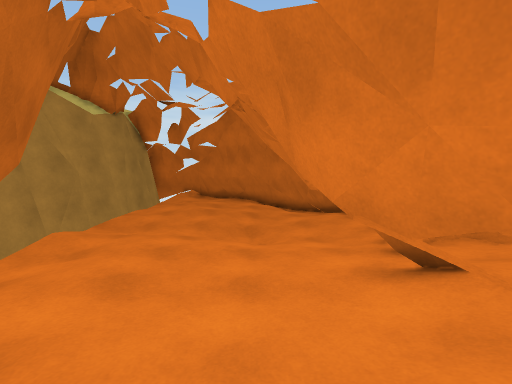
View 1 (above)

18 first-person views from a walk through a Unity game level. The camera is 1.3 m above the floor, tilts 4° down and sees 90° across. The floor is counted in squares, 1 m on a side. Each view is taken from the middle of a square. On the plan, view 1 faces up. The plan holds only what a view shows up to about 13 squares ahead; the rest is blank. The place goes on beyond the plan. The player is left out.

View 2
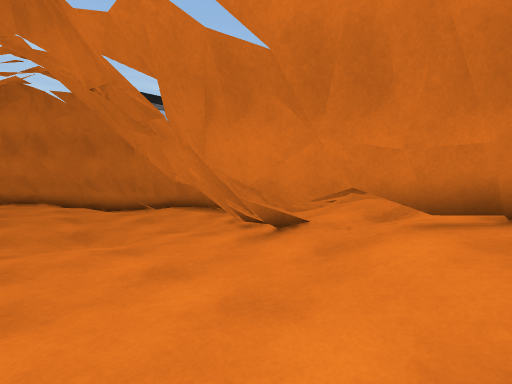

View 3
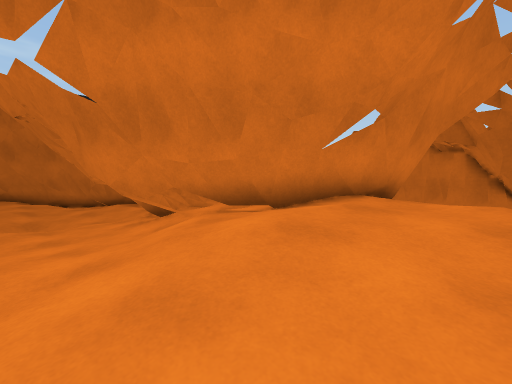

View 4
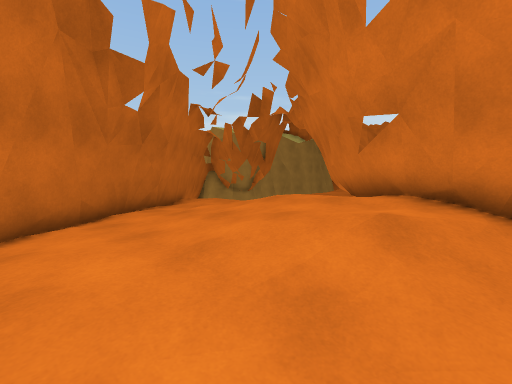

View 5
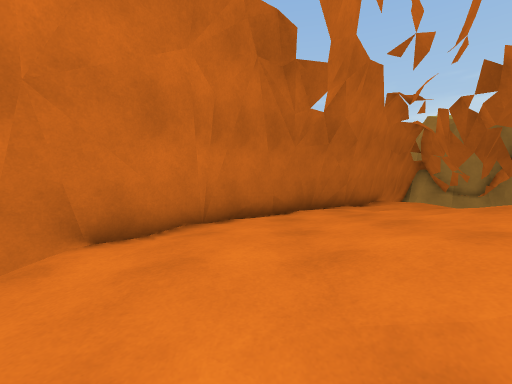

View 6
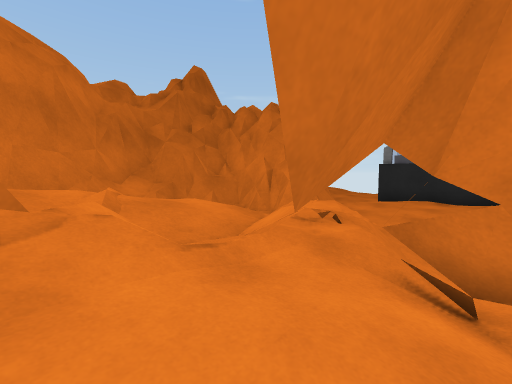

View 7
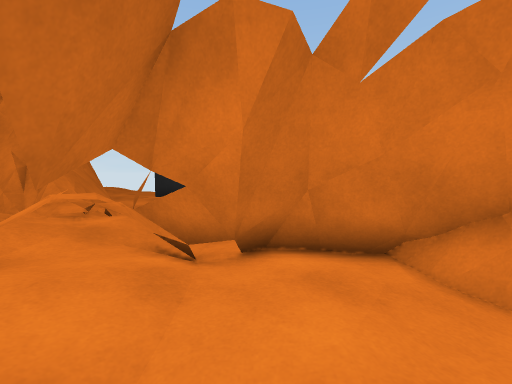

View 8
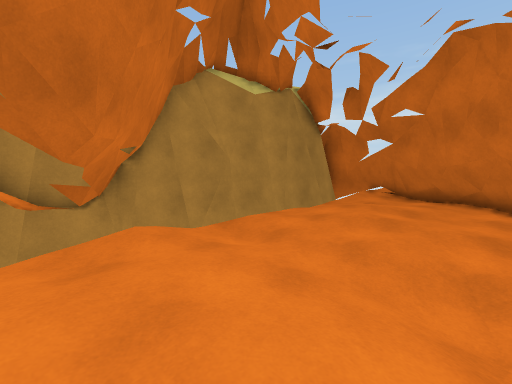

View 9
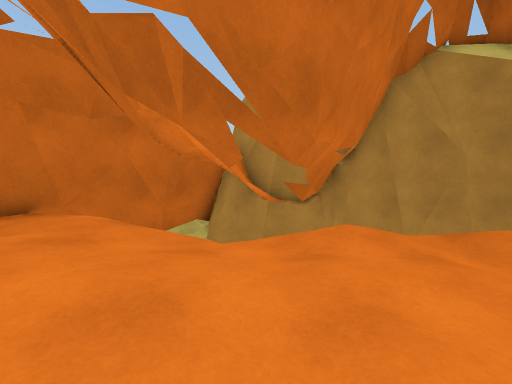

View 10
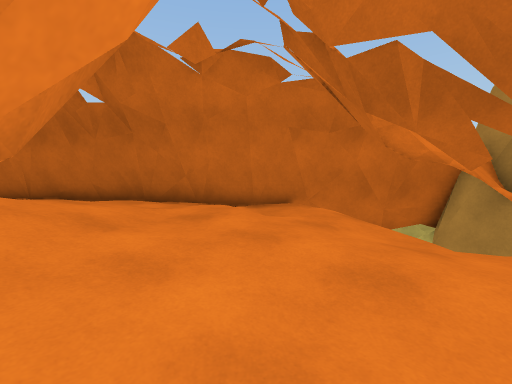

View 11
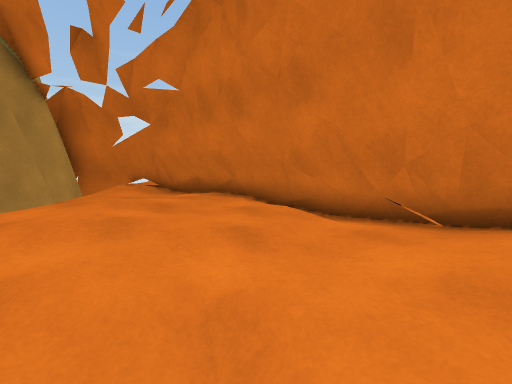

View 12
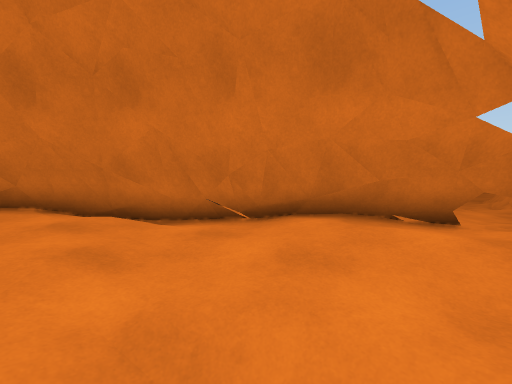

View 13
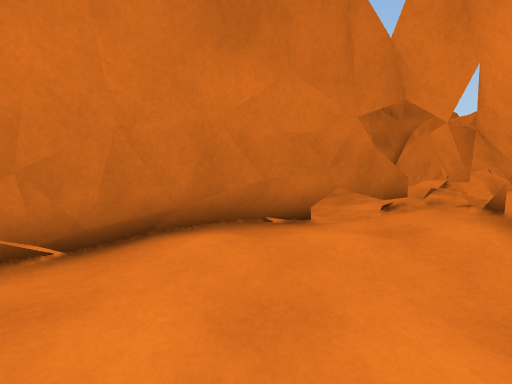

View 14
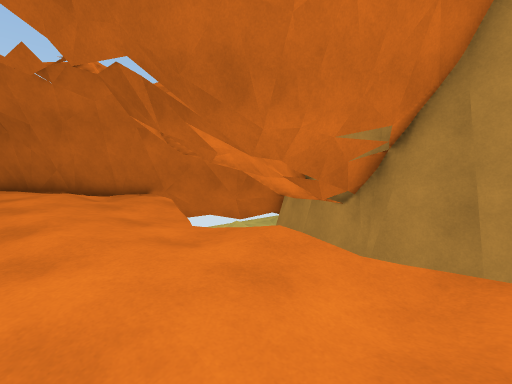

View 15
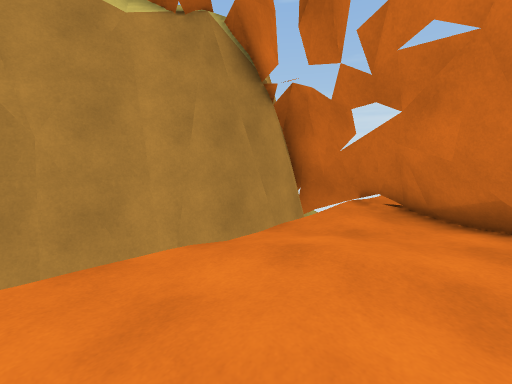

View 16
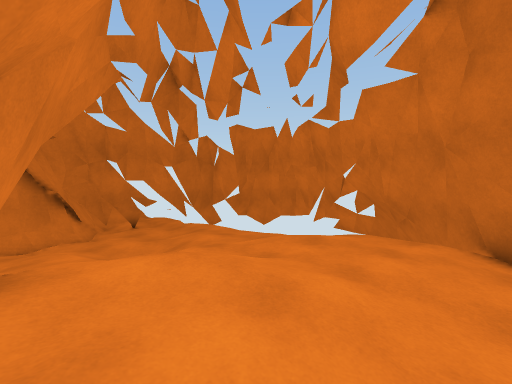

View 17
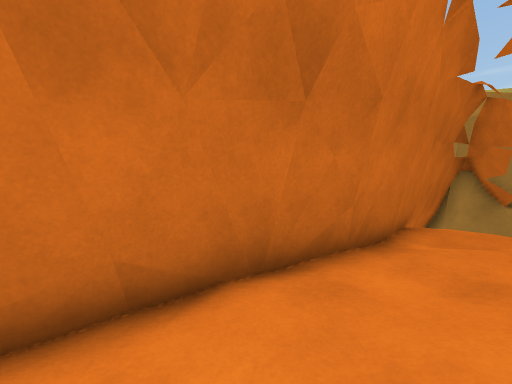

View 18
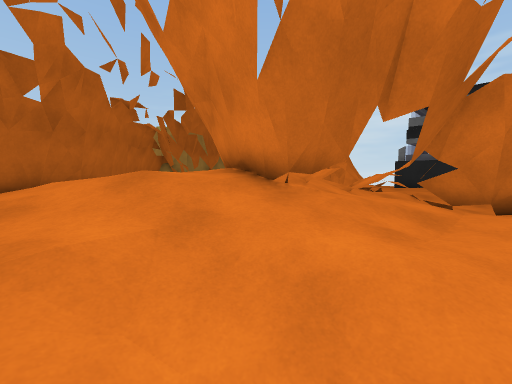

### Floor plan
Key: @ floor where view 1 was taken; # wall or solid block; x gap in a wall; . main floor; : floor 0.25 m higher than the main floor; - floor 0.25 m lower than the main floor; + floor 0.5 m higher than the main floor; _ floor 0.5 m lower than the main floor; * floor 0.75 m higher than the main floor; % floor 1 m higher than the main floor; / step, stairs or slope; = window, fence, low wall or low ledge; ^ raised ledge; v drop or lower ground.
Columns run from 9 left of view 1 to 16 right of it. Each row starts with its distance up from view 1.
 20  vvv^
 19  =###^^
 18  ######^
 17   # :..##^
 16   #.....##^
 15   #..::...#^ ^ ####
 14   #..::....#^^ ^^^^
 13  ##./.:....#=^ ^^^^
 12  ##...:../--#^^^^^^
 11  #  .././/-.##^^^^
 10 ###=/---////.#^^^^ ^
  9 ##  -/-////-.##^^^^^^^  ^^
  8 ##  /-.//////.#^^^^^^^ ^^
  7 ### /..../-#x.^^^^ ^^^^
  6 #^^x......#^^^^^^^^^^^^
  5 ^^^--......#^^^^^^^^^^^
  4 ####./:...##^^^^^^^^^^^
  3 ^   ./::/.#^^^^^^^^#####
  2 #^  :::::::#^^^^^^#:...#
  1 ##^:::::://#^^^^^^#:::.
  0  ##::/+::@/%#^^^^^^:::/
 -1   ##:/+:///%%##^^#+//  ##
 -2     #::+///%%%####/////##
 -3     ##::/**/%%%%//////-##
 -4      =#+++**/%%//////--##
 -5       ##+++**%//////--/_#
 -6        #:++++*//////--/_#
 -7        ##++++++++/////_ #
 -8         =#+++++++/.../_#
 -9          =#+++++ /.----#
-10           ###++/
-11             ##

Positions as (right, up) in squares from view 1, and headings:
1: (0, 0), facing up
2: (-2, 0), facing up-right
3: (-1, -4), facing up-right
4: (7, -8), facing up-left
5: (7, -7), facing left
6: (10, 0), facing up-left
7: (11, -1), facing up
8: (0, 5), facing up-left
9: (0, 5), facing left
10: (1, 5), facing down-left
11: (0, 8), facing up
12: (-1, 8), facing up-right
13: (0, 10), facing right
14: (-2, 10), facing down-left
15: (-2, 11), facing up-left
16: (2, -2), facing down-right
17: (1, -5), facing left
18: (11, -6), facing up-left
